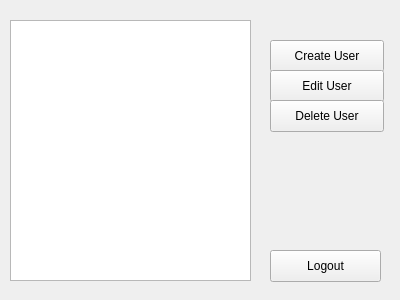
<?xml version="1.0" encoding="UTF-8"?>
<ui version="4.0">
 <class>SystemAdminWindow</class>
 <widget class="QWidget" name="SystemAdminWindow">
  <property name="geometry">
   <rect>
    <x>0</x>
    <y>0</y>
    <width>400</width>
    <height>300</height>
   </rect>
  </property>
  <property name="windowTitle">
   <string>System Administrator</string>
  </property>
  <widget class="QListView" name="listView">
   <property name="geometry">
    <rect>
     <x>10</x>
     <y>20</y>
     <width>241</width>
     <height>261</height>
    </rect>
   </property>
  </widget>
  <widget class="QPushButton" name="pushButton">
   <property name="geometry">
    <rect>
     <x>270</x>
     <y>40</y>
     <width>114</width>
     <height>32</height>
    </rect>
   </property>
   <property name="text">
    <string>Create User</string>
   </property>
  </widget>
  <widget class="QPushButton" name="pushButton_2">
   <property name="geometry">
    <rect>
     <x>270</x>
     <y>70</y>
     <width>114</width>
     <height>32</height>
    </rect>
   </property>
   <property name="text">
    <string>Edit User</string>
   </property>
  </widget>
  <widget class="QPushButton" name="pushButton_3">
   <property name="geometry">
    <rect>
     <x>270</x>
     <y>100</y>
     <width>114</width>
     <height>32</height>
    </rect>
   </property>
   <property name="text">
    <string>Delete User</string>
   </property>
  </widget>
  <widget class="QPushButton" name="pushButton_4">
   <property name="geometry">
    <rect>
     <x>270</x>
     <y>250</y>
     <width>111</width>
     <height>32</height>
    </rect>
   </property>
   <property name="text">
    <string>Logout</string>
   </property>
  </widget>
 </widget>
 <resources/>
 <connections/>
</ui>
